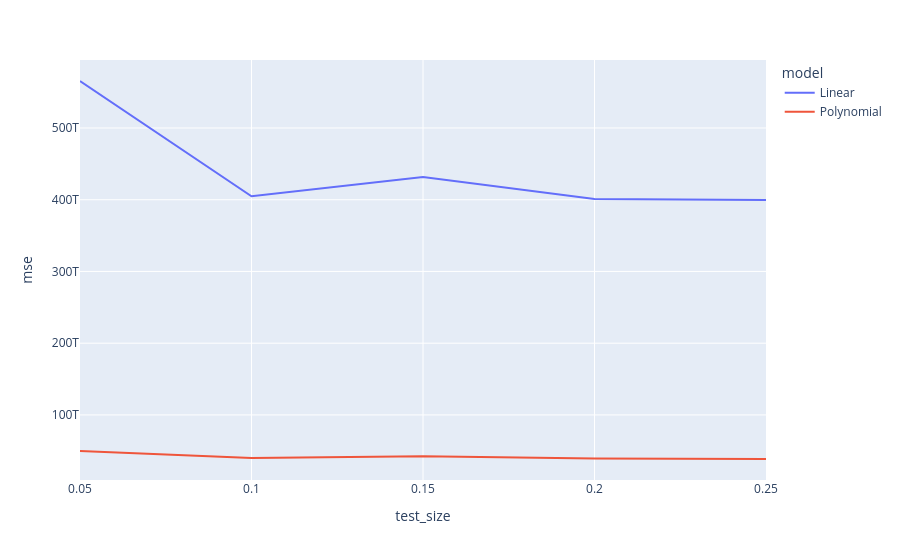

The code cell stored with this chart in its notebook:
### Code cell
py.line(dff,x="test_size",y="mse",color="model")

### Figure 1 — Plotly figure (JSON) as saved in the notebook; plotly's stock layout.template omitted (floating-point values rounded to 4 significant figures)
{"data": [{"hovertemplate": "model=Linear<br>test_size=%{x}<br>mse=%{y}<extra></extra>", "legendgroup": "Linear", "line": {"color": "#636efa", "dash": "solid"}, "marker": {"symbol": "circle"}, "mode": "lines", "name": "Linear", "orientation": "v", "showlegend": true, "type": "scatter", "x": [0.05, 0.1, 0.15, 0.2, 0.25], "xaxis": "x", "y": [565500000000000.0, 404800000000000.0, 431600000000000.0, 401100000000000.0, 399500000000000.0], "yaxis": "y"}, {"hovertemplate": "model=Polynomial<br>test_size=%{x}<br>mse=%{y}<extra></extra>", "legendgroup": "Polynomial", "line": {"color": "#EF553B", "dash": "solid"}, "marker": {"symbol": "circle"}, "mode": "lines", "name": "Polynomial", "orientation": "v", "showlegend": true, "type": "scatter", "x": [0.05, 0.1, 0.15, 0.2, 0.25], "xaxis": "x", "y": [49790000000000.0, 40030000000000.0, 42470000000000.0, 39360000000000.0, 38550000000000.0], "yaxis": "y"}], "layout": {"legend": {"title": {"text": "model"}, "tracegroupgap": 0}, "margin": {"t": 60}, "xaxis": {"anchor": "y", "domain": [0, 1], "title": {"text": "test_size"}}, "yaxis": {"anchor": "x", "domain": [0, 1], "title": {"text": "mse"}}}}
